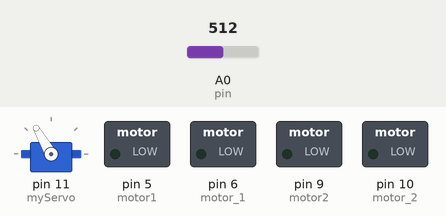
Simulated run of this sketch. Board: Arduino Uno, built with avr-gcc and run on an emulated ATmega328P. Parts: servo, switched loads named in the sketch (green lamp = pin HIGH). Inputs (shaded band) come from the test bench; at power-on: A0 (pin) = 512.

Above: at 2.4 s.
2.5 s: A0 (pin) set to 465
At 3.4 s:
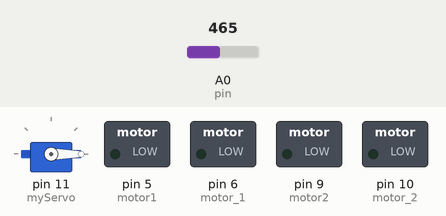
7.5 s: A0 (pin) set to 439
At 8.1 s:
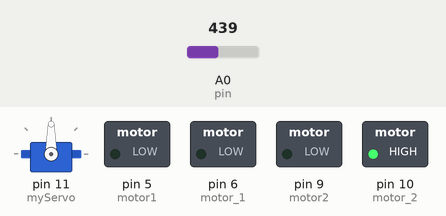
11.0 s: A0 (pin) set to 460
At 16.4 s:
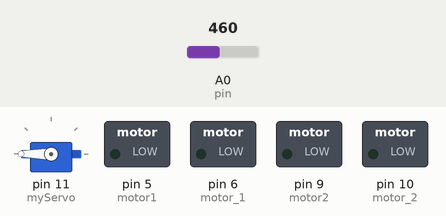
Timing chart, 0 to 20.6 s (numbered marks = the images above; inputs shaded):
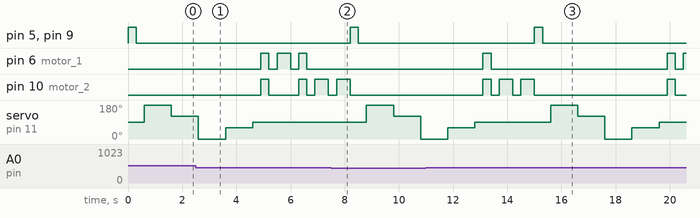

The sketch:

CollisionAvoidance.ino
```cpp
#include <Servo.h>

Servo myServo;

  int motor1 = 5;
  int motor_1 = 6;
  int motor2 = 9;
  int motor_2 = 10;
int pin = A0;
int distance = 0;

void setup()
{
  pinMode (motor1, OUTPUT);
  pinMode(motor_1, OUTPUT);
  pinMode (motor2, OUTPUT);
  pinMode(motor_2, OUTPUT);
  myServo.attach(11);
  myServo.write(90);
}
void forward()
{
   analogWrite(motor1, 255);
   analogWrite(motor_1, 0);
   analogWrite(motor2, 255);
   analogWrite(motor_2, 0);
   delay(300);
}
void reverse()
{
  stopCar();
  analogWrite(motor1, 0);
  analogWrite(motor_1, 255);
  analogWrite(motor2, 0);
  analogWrite(motor_2, 255);
  delay(300);
}
void stopCar(void)
{
   analogWrite(motor1, 0);
   analogWrite(motor_1, 0);
   analogWrite(motor2, 0);
   analogWrite(motor_2, 0);
   delay(300);
}
void turn_Left()
{
  stopCar();
  analogWrite(motor2, 255);
  analogWrite(motor_2, 0);
  delay(500);
}
void turn_Right()
{
  stopCar();
  analogWrite(motor1, 255);
  analogWrite(motor_1, 0);
  delay(500);
}
//Reverse to the left
void reverse_L()
{
  stopCar();
  analogWrite(motor2, 0);
  analogWrite(motor_2, 255);
  delay(500);
}
//Reverse to the right
void reverse_R()
{
  stopCar();
  analogWrite(motor1, 0);
  analogWrite(motor_1, 255);
  delay(500);
}

void loop()
{
    float distance = analogRead(pin);
    forward();

 if(distance>390)
  {
    //robot measures 2 different points on the left and on the right. This way if
    //the sensor is out of range for one point it will be ok for the other.

    stopCar();

    myServo.write(180);
    delay(1000);
    int left_a = analogRead(pin);

    myServo.write(120);
    delay(1000);
    int left_b = analogRead(pin);

    myServo.write(0);
    delay(1000);
    int right_a = analogRead(pin);

    myServo.write(60);
    delay(1000);
    int right_b = analogRead(pin);

    myServo.write(90);
//    stopCar();

//   if(left_a > 500 && left_b > 400)
//    {
//      reverse();
//      reverse_R();
//    }
//    else if(right_a > 500 && right_b > 400)
//    {
//      reverse();
//      reverse_L();
//    }
//    else if(left_b <= right_b)
//    {
//       turn_Left();
//    }
//    else if(left_b > right_b)
//    {
//       turn_Right();
//    }
//    else
//    {
//       reverse();
//       reverse_L();
//    }
   if(left_a > 450 && left_b > 400)
    {
      reverse();
      reverse_R();
    }
    if(right_a > 450 && right_b > 400)
    {
      reverse();
      reverse_L();
    }

    if(left_b <= right_b)
    {
       reverse_L();
    }
    else if(left_b > right_b)
    {
       reverse_R();
    }

     //end else if
  } //end if
} //end loop()
```

Measured:
- the behaviour switches between 451 and 450 on A0 (pin) (found by bisection; images 1 and 2)
- after the input at 11.0 s, pin 6 (motor_1): goes HIGH 0.30 s, LOW 6.5 s, HIGH 0.30 s, LOW 0.30 s, then HIGH, starting after 2.1 s
